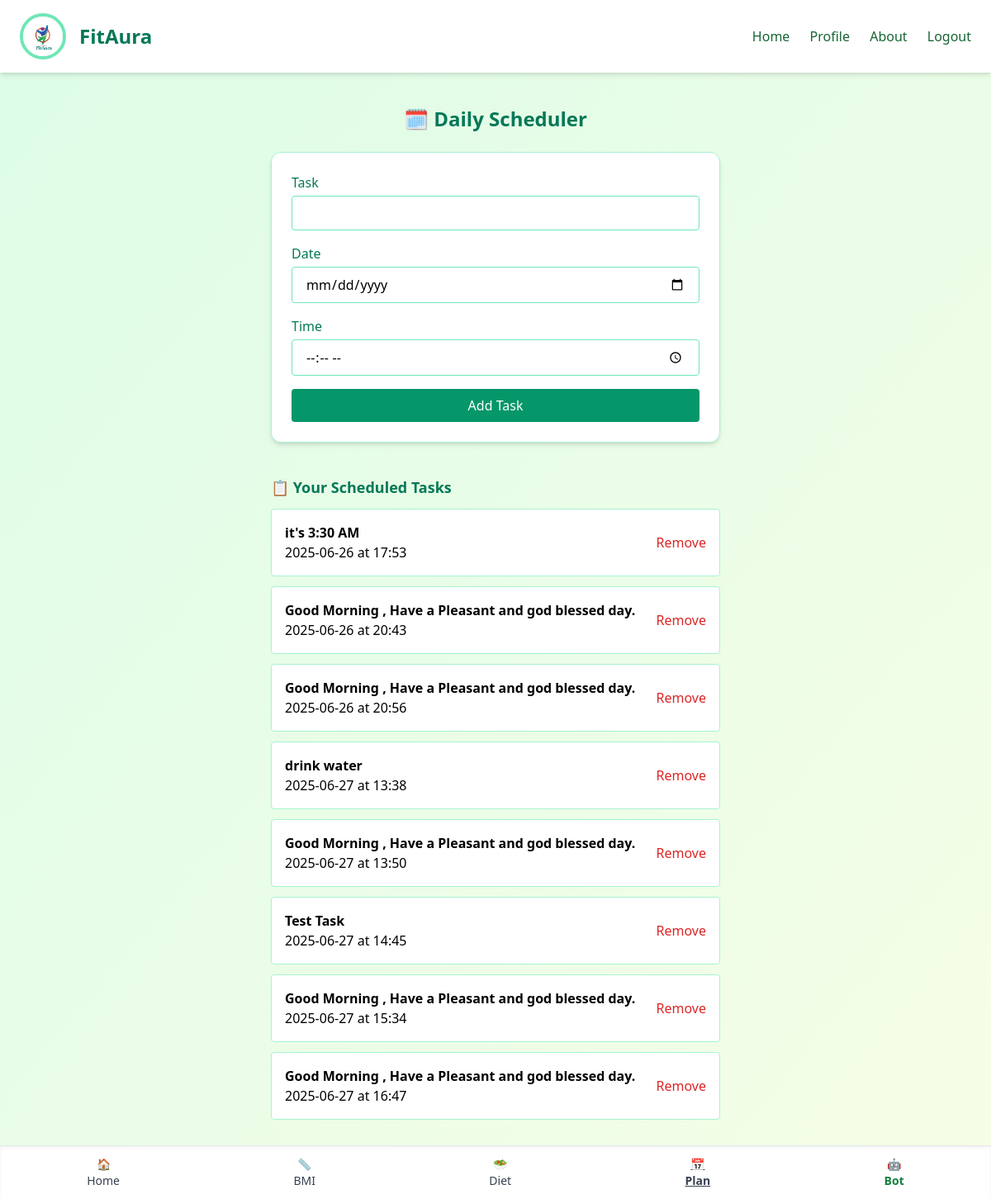
Page /schedule (signed in) on the committed database.
### app.py (models this page shows)
class Schedule(db.Model):
    id = db.Column(db.Integer, primary_key=True)
    user_email = db.Column(db.String(120), nullable=False)
    task = db.Column(db.String(255), nullable=False)
    date = db.Column(db.String(10), nullable=False)
    time = db.Column(db.String(5), nullable=False)

### app.py (the view, shortened to what this page needs)
@app.route("/schedule", methods=["GET", "POST"])
def schedule():
    if "user" not in session:
        return redirect("/login")
    user_tasks = Schedule.query.filter_by(user_email=session["user"]["email"]).all()
    return render_template("schedule.html", tasks=user_tasks)

### templates/schedule.html (shortened to what this page needs)
<!DOCTYPE html>
<html lang="en">
<head>
  <script src="https://cdn.tailwindcss.com"></script>
</head>
<body class="bg-gradient-to-br from-green-100 to-lime-50 h-screen flex flex-col">
  <nav class="bg-white shadow-md py-4 px-6 flex justify-between items-center">
    <div class="flex items-center space-x-4">
       <div class="w-14 h-14 rounded-full border-4 border-emerald-300 overflow-hidden">
         <img src="/static/assets/logo.png" alt="FitAura Logo" class="w-full h-full object-cover">
       </div>
       <h1 class="text-2xl font-bold text-emerald-700">FitAura</h1>
    </div>
    <div class="space-x-4">
      <div class="space-x-5 text-green-800 font-medium">
      <a href="/index" class="hover:text-green-600">Home</a>
      <a href="/profile" class="hover:text-green-600">Profile</a>
      <a href="/about" class="hover:text-green-600">About</a>
      <a href="/logout" class="hover:text-red-500">Logout</a>
      </div>
    </div>
  </nav>
  <main class="pt-10 px-4 max-w-xl mx-auto w-full flex-grow overflow-y-auto mb-24">
    <h2 class="text-2xl font-bold text-emerald-700 mb-6 text-center">🗓️ Daily Scheduler</h2>
    <form method="POST" class="bg-white p-6 rounded-xl shadow-md border border-emerald-200 space-y-4">
      <div>
        <label for="task" class="block mb-1 font-medium text-emerald-700">Task</label>
        <input type="text" id="task" name="task" class="w-full px-4 py-2 rounded border border-emerald-300" required />
      </div>
      <div>
        <label for="date" class="block mb-1 font-medium text-emerald-700">Date</label>
        <input type="date" id="date" name="date" class="w-full px-4 py-2 rounded border border-emerald-300" required />
      </div>
      <div>
        <label for="time" class="block mb-1 font-medium text-emerald-700">Time</label>
        <input type="time" id="time" name="time" class="w-full px-4 py-2 rounded border border-emerald-300" required />
      </div>
      <button type="submit" class="w-full bg-emerald-600 text-white py-2 rounded hover:bg-emerald-700">Add Task</button>
    </form>
    <section class="mt-10">
      <h3 class="text-lg font-semibold text-emerald-700 mb-3">📋 Your Scheduled Tasks</h3>
      <ul id="task-list" class="space-y-3">
        {% for task in tasks %}
          <li class="bg-white p-4 rounded border border-emerald-200 flex justify-between items-center">
            <div>
              <strong>{{ task.task }}</strong><br />
              {{ task.date }} at {{ task.time }}
            </div>
            <form method="POST" action="/delete-task" onsubmit="return confirm('Are you sure?')">
              <button type="submit" class="text-red-600 hover:underline">Remove</button>
            </form>
          </li>
        {% endfor %}
      </ul>
    </section>
  </main>
  <nav class="fixed bottom-0 left-0 right-0 bg-white border-t shadow-inner z-50">
    <div class="flex justify-around items-center py-3 text-sm text-gray-700">
      <a href="/index" class="flex flex-col items-center hover:text-green-700">
        <span>🏠</span><span>Home</span>
      </a>
      <a href="/bmi" class="flex flex-col items-center hover:text-green-700">
        <span>📏</span><span>BMI</span>
      </a>
      <a href="/diet" class="flex flex-col items-center hover:text-green-700">
        <span>🥗</span><span>Diet</span>
      </a>
      <a href="/schedule" class="flex flex-col items-center hover:text-green-700 font-bold underline">
        <span>📅</span><span>Plan</span>
      </a>
      <a href="/chatbot" class="flex flex-col items-center text-green-700 font-semibold">
        <span>🤖</span><span>Bot</span>
      </a>
    </div>
  </nav>
</body>
</html>

### rows in the picture
Schedule: task "it's 3:30 AM", date "2025-06-26", time "17:53"
Schedule: task "Good Morning , Have a Pleasant and god blessed day.", date "2025-06-26", time "20:43"
Schedule: task "Good Morning , Have a Pleasant and god blessed day.", date "2025-06-26", time "20:56"
Schedule: task "drink water", date "2025-06-27", time "13:38"
Schedule: task "Good Morning , Have a Pleasant and god blessed day.", date "2025-06-27", time "13:50"
Schedule: task "Test Task", date "2025-06-27", time "14:45"
Schedule: task "Good Morning , Have a Pleasant and god blessed day.", date "2025-06-27", time "15:34"
Schedule: task "Good Morning , Have a Pleasant and god blessed day.", date "2025-06-27", time "16:47"
